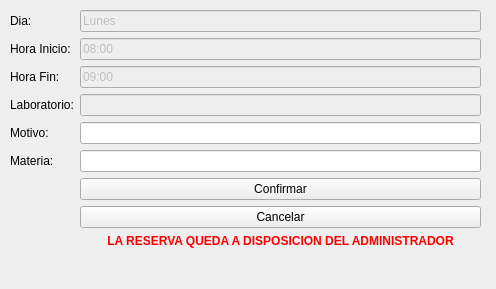
<?xml version="1.0" encoding="UTF-8"?>
<ui version="4.0">
 <class>MainWindow</class>
 <widget class="QMainWindow" name="MainWindow">
  <property name="geometry">
   <rect>
    <x>0</x>
    <y>0</y>
    <width>496</width>
    <height>289</height>
   </rect>
  </property>
  <property name="windowTitle">
   <string>MainWindow</string>
  </property>
  <widget class="QWidget" name="centralwidget">
   <widget class="QWidget" name="formLayoutWidget">
    <property name="geometry">
     <rect>
      <x>10</x>
      <y>10</y>
      <width>471</width>
      <height>351</height>
     </rect>
    </property>
    <layout class="QFormLayout" name="formLayout">
     <item row="0" column="0">
      <widget class="QLabel" name="label">
       <property name="text">
        <string>Dia: </string>
       </property>
      </widget>
     </item>
     <item row="0" column="1">
      <widget class="QLineEdit" name="lineEdit">
       <property name="enabled">
        <bool>false</bool>
       </property>
       <property name="text">
        <string>Lunes</string>
       </property>
      </widget>
     </item>
     <item row="1" column="0">
      <widget class="QLabel" name="label_2">
       <property name="text">
        <string>Hora Inicio:</string>
       </property>
      </widget>
     </item>
     <item row="1" column="1">
      <widget class="QLineEdit" name="lineEdit_2">
       <property name="enabled">
        <bool>false</bool>
       </property>
       <property name="text">
        <string>08:00</string>
       </property>
      </widget>
     </item>
     <item row="2" column="0">
      <widget class="QLabel" name="label_3">
       <property name="text">
        <string>Hora Fin:</string>
       </property>
      </widget>
     </item>
     <item row="2" column="1">
      <widget class="QLineEdit" name="lineEdit_3">
       <property name="enabled">
        <bool>false</bool>
       </property>
       <property name="text">
        <string>09:00</string>
       </property>
      </widget>
     </item>
     <item row="4" column="0">
      <widget class="QLabel" name="label_4">
       <property name="text">
        <string>Motivo:</string>
       </property>
      </widget>
     </item>
     <item row="4" column="1">
      <widget class="QLineEdit" name="lineEdit_4">
       <property name="echoMode">
        <enum>QLineEdit::Normal</enum>
       </property>
      </widget>
     </item>
     <item row="6" column="1">
      <widget class="QPushButton" name="pushButton_2">
       <property name="text">
        <string>Confirmar</string>
       </property>
      </widget>
     </item>
     <item row="8" column="1">
      <widget class="QPushButton" name="pushButton">
       <property name="text">
        <string>Cancelar</string>
       </property>
      </widget>
     </item>
     <item row="10" column="1">
      <widget class="QLabel" name="label_5">
       <property name="text">
        <string>&lt;html&gt;&lt;head/&gt;&lt;body&gt;&lt;p align=&quot;center&quot;&gt;&lt;span style=&quot; font-weight:600; color:#ff0000;&quot;&gt;LA RESERVA QUEDA A DISPOSICION DEL ADMINISTRADOR&lt;/span&gt;&lt;/p&gt;&lt;/body&gt;&lt;/html&gt;</string>
       </property>
      </widget>
     </item>
     <item row="5" column="0">
      <widget class="QLabel" name="label_6">
       <property name="text">
        <string>Materia:</string>
       </property>
      </widget>
     </item>
     <item row="5" column="1">
      <widget class="QLineEdit" name="lineEdit_5"/>
     </item>
     <item row="3" column="1">
      <widget class="QLineEdit" name="lineEdit_6">
       <property name="enabled">
        <bool>false</bool>
       </property>
      </widget>
     </item>
     <item row="3" column="0">
      <widget class="QLabel" name="label_7">
       <property name="text">
        <string>Laboratorio:</string>
       </property>
      </widget>
     </item>
    </layout>
   </widget>
  </widget>
 </widget>
 <resources/>
 <connections/>
</ui>
